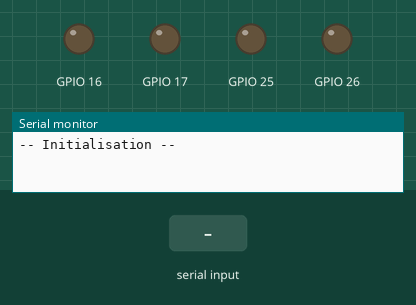
This sketch was run on a simulated ESP32. Parts: output pins drawn as LEDs (lit = HIGH), the last lines printed to the serial monitor. The inputs (shaded band) are chosen by the test bench.

Above: at 1.2 s.
1.3 s: "O" received over Serial
At 2.5 s:
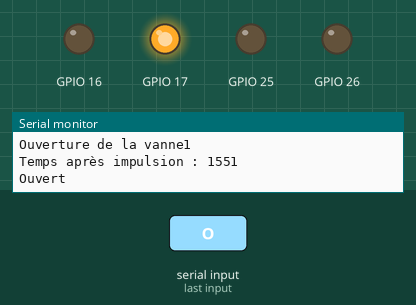
2.8 s: "F" received over Serial
At 3.6 s:
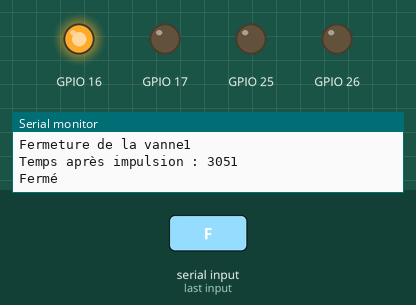
4.3 s: "K" received over Serial
At 4.7 s:
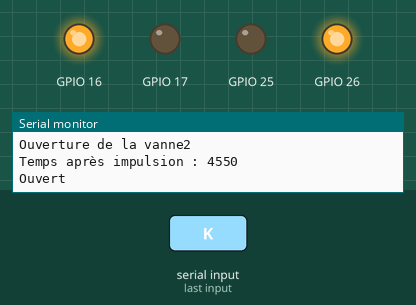
5.8 s: "Z" received over Serial
At 7.0 s:
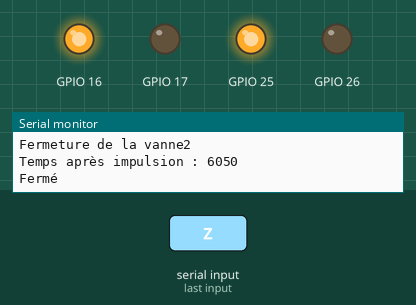
7.3 s: "O" received over Serial
At 8.3 s:
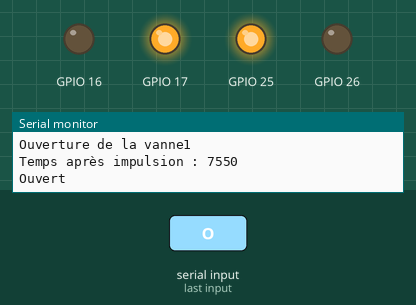
8.8 s: "K" received over Serial
At 9.4 s:
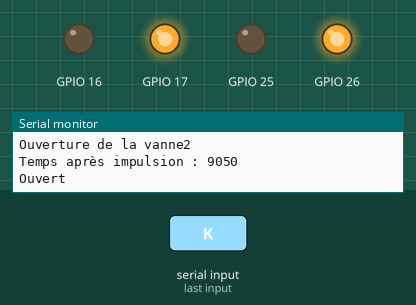
Timing chart, 0 to 11.3 s (numbered marks = the images above; inputs shaded):
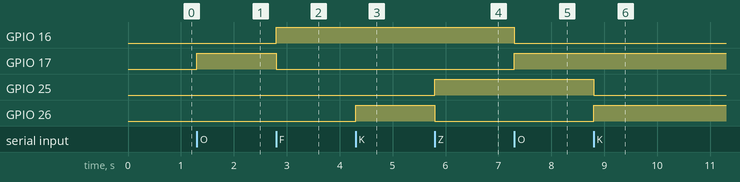

The sketch:

GestionL298N.ino
```cpp
#include <driver/gpio.h>
#include "timer.h"
#include "vanne.h"

Timer timerAttente;
Vanne vanne1(GPIO_NUM_4, GPIO_NUM_17, GPIO_NUM_16);
Vanne vanne2(GPIO_NUM_27, GPIO_NUM_26, GPIO_NUM_25);


Vanne::ETAT_VANNE etatVanne1;
Vanne::ETAT_VANNE etatVanne2;


bool etat;

char choix;

void setup() {
    Serial.begin(9600);


    Serial.println("-- Initialisation --");

   // mutex = false;

    etat = false;
}


void loop() {

    vanne1.Controler('R');
    vanne2.Controler('P');


    if(Serial.available()>0)
    {
      choix=Serial.read();
      switch(choix)
      {
        case 'O':
        vanne1.Controler('O');
        Serial.println("Ouverture de la vanne1");
        break;

        case 'F':
        vanne1.Controler('F');
        Serial.println("Fermeture de la vanne1");
        break;

        case 'K':
        vanne2.Controler('O');
        Serial.println("Ouverture de la vanne2");
        break;

        case 'Z':
        vanne2.Controler('F');
        Serial.println("Fermeture de la vanne2");
        break;
      }
    }


}
```

timer.cpp
```cpp
/**
  * @author Michaud théo
  * @date   Vendredi 29 mars 2019
  * @file   timer.cpp
  */


#include "timer.h"

/**
 * @brief Timer::Timer
 * @param _unCoup permet de définir le mode du timer par défaut mode infini, si true alors une seule fois
 * @details Constructeur de la classe. Le timer est inactif, il faut appelé Lancer ensuite.
 */
Timer::Timer(bool _unCoup):
unCoup(_unCoup),
actif(false)
{

}

/**
 * @brief Timer::Lancer
 * @param _milliSecondes Durée de la tempo
 * @details Lance le timer avec le temps en millisecondes
 */
void Timer::Lancer(unsigned long _milliSecondes)
{
    millisecondes = _milliSecondes;
    valeurPrecedente = millis();
    actif = true;
    Serial.print("Temps avant impulsion : ");
    Serial.println(valeurPrecedente);
}

/**
 * @brief Timer::Lancer
 * @param _heures
 * @param _minutes
 * @param _secondes
 * @details Lance le timer avec le temps exprimé en heures, minutes, secondes
 */
void Timer::Lancer(int _heures, int _minutes, int _secondes)
{
    millisecondes = (60 * ( 60 * _heures + _minutes) + _secondes) * 1000 ;
    valeurPrecedente = millis();
    actif = true;
}

/**
 * @brief Timer::Scruter
 * @return vrai si le temps est écoulé, faux sinon
 * @details Si le timer est configuré pour une seule fois, l'attribut actif repasse à faux
 */
bool Timer::Scruter()
{
    bool retour = false;
    if(actif && (millis() - valeurPrecedente >= millisecondes))
    {
        valeurPrecedente = millis();
        retour = true;
        if(unCoup)
          actif = false;
      Serial.print("Temps après impulsion : ");
      Serial.println(valeurPrecedente);
    }
    return retour;
}
```

timer.h
```cpp
/**
  * @author Michaud Théo
  * @date   Vendredi 29 mars 2019
  * @file   timer.h
  */

#ifndef TIMER_H
#define TIMER_H

#include <Arduino.h>

class Timer
{
public:
    Timer(bool _unCoup=false);
    void Lancer(unsigned long _milliSecondes);
    void Lancer(int _heures, int _minutes, int _secondes);
    bool Scruter();

private:
       unsigned long millisecondes;     /// Durée de l'attente
       unsigned long valeurPrecedente;  /// valeur du temps précédent
       bool unCoup;     /// Mode du timer vrai une seule fois, faux mode infini
       bool actif;      /// Etat du timer vrai pour actif
};

#endif // TIMER_H
```

vanne.cpp
```cpp
#include "vanne.h"

bool mutex = false;

Vanne::Vanne(gpio_num_t _brocheImpulsion, gpio_num_t _SensA, gpio_num_t _SensB)
//SensA(gpio_num_t _SensA),
//SensB(gpio_num_t _SensB)
{
  brocheImpulsion = _brocheImpulsion;
  sensA = _SensA;
  sensB = _SensB;
  gpio_set_direction(brocheImpulsion, GPIO_MODE_OUTPUT);
  gpio_set_pull_mode(brocheImpulsion, GPIO_PULLUP_ONLY);
  gpio_set_direction(sensA, GPIO_MODE_OUTPUT);
  gpio_set_direction(sensB, GPIO_MODE_OUTPUT);
  etat = REPOS;
}

Vanne::~Vanne(){

}

void Vanne::Ouvrir()
{
  if(!mutex)
  {
    mutex = true;
    gpio_set_level(sensA, 1);
  gpio_set_level(sensB, 0);

  gpio_set_level(brocheImpulsion, 1);

  timerImpulsion.Lancer(250);
  etat = EN_OUVERTURE;
  }
  else
  {
    Serial.print("Impossible - ");
    Serial.println(brocheImpulsion);
  }

}


void Vanne::Fermer()
{
  if(!mutex)
  {
    mutex = true;
  gpio_set_level(sensA, 0);
  gpio_set_level(sensB, 1);

  gpio_set_level(brocheImpulsion, 1);

  timerImpulsion.Lancer(250);
  etat = EN_FERMETURE;
  }
}


int Vanne::Controler(char commande)
{
  switch(etat)
  {
    case EN_OUVERTURE:
    if(timerImpulsion.Scruter())
    {
      gpio_set_level(brocheImpulsion, 0);
      etat = REPOS;
      mutex= false;
       Serial.println("Ouvert");
    }
    break;
    case EN_FERMETURE:
    if(timerImpulsion.Scruter())
    {
      gpio_set_level(brocheImpulsion, 0);
      etat = REPOS;
      mutex=false;
       Serial.println("Fermé");
    }
    break;
    case REPOS:
    if(commande=='O')
    {
      Ouvrir();
    }
    if(commande=='F')
    {
      Fermer();
    }
    break;
  }

  return etat;
}
```

vanne.h
```cpp
#ifndef VANNE_H
#define VANNE_H

//#include <soc.h>
#include <driver/gpio.h>
#include "timer.h"


class Vanne {
  public:

    enum ETAT_VANNE
    {
      REPOS,
      OUVERT,
      FERMER,
      EN_OUVERTURE,
      EN_FERMETURE,
      EN_ATTENTE_OUVERTURE,
      EN_ATTENTE_FERMETURE
    };

    Vanne(gpio_num_t _brocheImpulsion, gpio_num_t _SensA, gpio_num_t _SensB);
    //SensA(gpio_num_t _SensA);
    //SensB(gpio_num_t _SensB);
    virtual ~Vanne();

    void Ouvrir();
    void Fermer();
    int Controler(char commande);


  private:
    gpio_num_t brocheImpulsion;
    Timer timerImpulsion;
    //const gpio_num_t sensA;
   // const gpio_num_t sensB;
    gpio_num_t sensA;
    gpio_num_t sensB;
    ETAT_VANNE etat;

};

#endif /* VANNE_H */
```

Measured:
- after the input at 1.3 s, GPIO 17: LOW → HIGH at once
- after the input at 2.8 s, GPIO 16: LOW → HIGH at once; GPIO 17: HIGH → LOW at once
- after the input at 4.3 s, GPIO 26: LOW → HIGH at once
- after the input at 5.8 s, GPIO 25: LOW → HIGH at once; GPIO 26: HIGH → LOW at once
- after the input at 7.3 s, GPIO 16: HIGH → LOW at once; GPIO 17: LOW → HIGH at once
- after the input at 8.8 s, GPIO 25: HIGH → LOW at once; GPIO 26: LOW → HIGH at once
